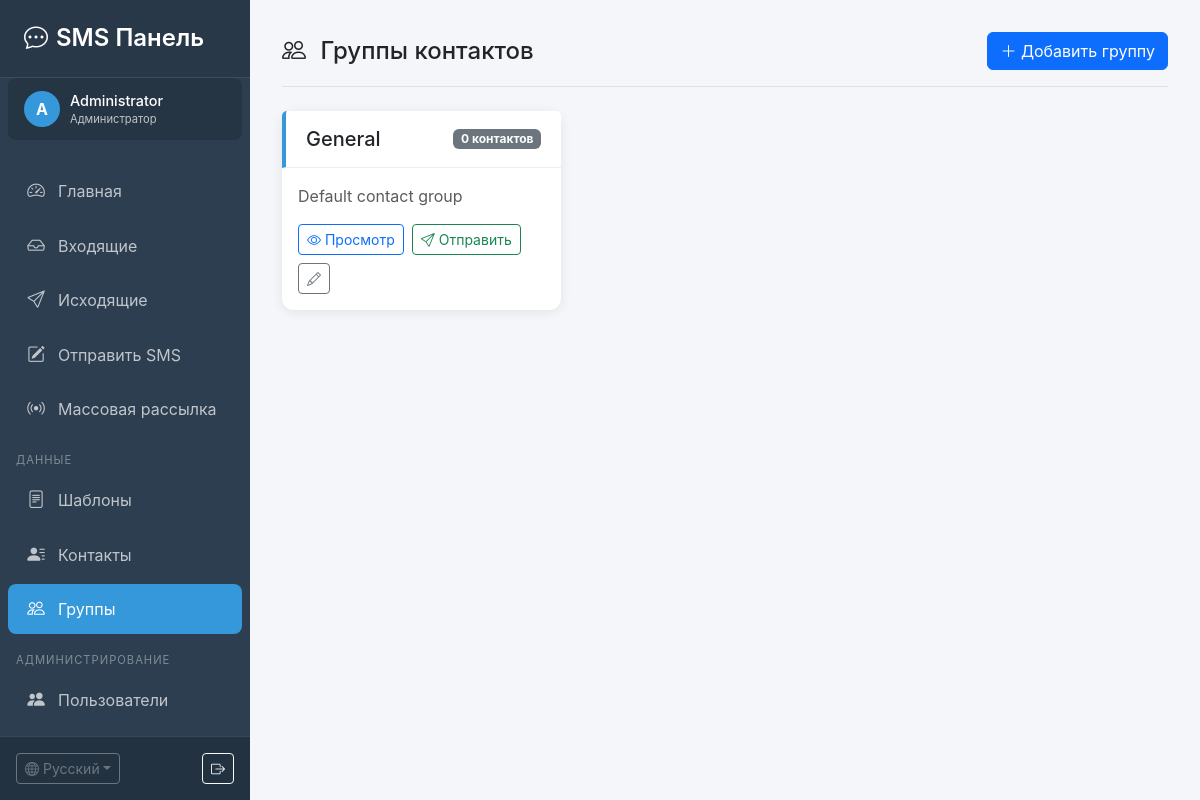
/groups.php (signed in), run on the app's committed database.
### tables this page shows
CREATE TABLE `users` (
    `id` INT AUTO_INCREMENT PRIMARY KEY,
    `username` VARCHAR(50) NOT NULL UNIQUE COMMENT 'Логин',
    `password` VARCHAR(255) NOT NULL COMMENT 'Хеш пароля',
    `name` VARCHAR(100) NOT NULL COMMENT 'Имя пользователя',
    `email` VARCHAR(100) DEFAULT NULL COMMENT 'Email',
    `role` ENUM('admin', 'user') DEFAULT 'user' COMMENT 'Роль',
    `is_active` TINYINT(1) DEFAULT 1 COMMENT 'Активен',
    `last_login` DATETIME DEFAULT NULL COMMENT 'Последний вход',
    `created_at` TIMESTAMP DEFAULT CURRENT_TIMESTAMP,
    `updated_at` TIMESTAMP DEFAULT CURRENT_TIMESTAMP ON UPDATE CURRENT_TIMESTAMP,
    INDEX `idx_username` (`username`),
    INDEX `idx_role` (`role`),
    INDEX `idx_active` (`is_active`)
);

CREATE TABLE `contact_groups` (
    `id` INT AUTO_INCREMENT PRIMARY KEY,
    `user_id` INT DEFAULT NULL COMMENT 'ID владельца',
    `name` VARCHAR(100) NOT NULL COMMENT 'Название группы',
    `description` TEXT DEFAULT NULL COMMENT 'Описание',
    `color` VARCHAR(7) DEFAULT '#3498db' COMMENT 'Цвет HEX',
    `created_at` TIMESTAMP DEFAULT CURRENT_TIMESTAMP,
    INDEX `idx_user` (`user_id`)
);

### includes/auth.php (called while the page is built, shortened)
<?php
require_once __DIR__ . '/database.php';
class Auth {
    private static $instance = null;
    private $db;
    private $user = null;
    private function __construct() {
        $this->db = Database::getInstance();
        $this->loadUser();
    }
    public static function getInstance() {
        if (self::$instance === null) {
            self::$instance = new self();
        }
        return self::$instance;
    }
    private function loadUser() {
        if (isset($_SESSION['user_id'])) {
            $this->user = $this->db->fetchOne(
                "SELECT * FROM users WHERE id = ? AND is_active = 1",
                [$_SESSION['user_id']]
            );
        }
    }
    public function isAdmin() {
        return $this->user && $this->user['role'] === 'admin';
    }
    public function getUser() {
        return $this->user;
    }
    public function getUserId() {
        return $this->user ? $this->user['id'] : null;
    }
}

### includes/database.php (called while the page is built, shortened)
<?php
class Database {
    private static $instance = null;
    private $conn;
    private function __construct() {
        try {
            $this->conn = new PDO(
                "mysql:host=" . DB_HOST . ";dbname=" . DB_NAME . ";charset=utf8mb4",
                DB_USER,
                DB_PASS,
                [
                    PDO::ATTR_ERRMODE => PDO::ERRMODE_EXCEPTION,
                    PDO::ATTR_DEFAULT_FETCH_MODE => PDO::FETCH_ASSOC,
                    PDO::ATTR_EMULATE_PREPARES => false
                ]
            );
        } catch (PDOException $e) {
            try {
                $this->conn = new PDO(
                    "mysql:host=" . DB_HOST . ";charset=utf8mb4",
                    DB_USER,
                    DB_PASS
                );
                $this->conn->exec("CREATE DATABASE IF NOT EXISTS " . DB_NAME . " CHARACTER SET utf8mb4 COLLATE utf8mb4_unicode_ci");
                $this->conn->exec("USE " . DB_NAME);
                $this->conn->setAttribute(PDO::ATTR_ERRMODE, PDO::ERRMODE_EXCEPTION);
                $this->conn->setAttribute(PDO::ATTR_DEFAULT_FETCH_MODE, PDO::FETCH_ASSOC);
            } catch (PDOException $e2) {
                die("Database connection failed: " . $e2->getMessage());
            }
        }
    }
    public static function getInstance() {
        if (self::$instance === null) {
            self::$instance = new self();
        }
        return self::$instance;
    }
    public function query($sql, $params = []) {
        $stmt = $this->conn->prepare($sql);
        $stmt->execute($params);
        return $stmt;
    }
    public function fetchAll($sql, $params = []) {
        return $this->query($sql, $params)->fetchAll();
    }
    public function fetchOne($sql, $params = []) {
        return $this->query($sql, $params)->fetch();
    }
}

### includes/contacts.php (called while the page is built, shortened)
<?php
require_once __DIR__ . '/database.php';
require_once __DIR__ . '/auth.php';
class Contacts {
    private $db;
    private $userId;
    private $isAdmin;
    public function __construct() {
        $this->db = Database::getInstance();
        $auth = Auth::getInstance();
        $this->userId = $auth->getUserId();
        $this->isAdmin = $auth->isAdmin();
    }
    private function getUserFilter($alias = '') {
        $prefix = $alias ? "{$alias}." : '';
        if ($this->isAdmin) {
            return ['where' => '1=1', 'params' => []];
        }
        return [
            'where' => "({$prefix}user_id = ? OR {$prefix}user_id IS NULL)",
            'params' => [$this->userId]
        ];
    }
    public function getGroups() {
        $userFilter = $this->getUserFilter();
        return $this->db->fetchAll(
            "SELECT * FROM contact_groups WHERE {$userFilter['where']} ORDER BY name",
            $userFilter['params']
        );
    }
}

### groups.php (the view, shortened to what this page needs)
<?php
require_once __DIR__ . '/includes/contacts.php';
require_once __DIR__ . '/includes/sms.php';
require_once __DIR__ . '/includes/lang.php';
require_once __DIR__ . '/templates/layout.php';
$contactsObj = new Contacts();
$groups = $contactsObj->getGroups();
$groupCounts = [];
renderHeader(__('groups'), 'groups');
?>
<div class="top-bar">
    <h4 class="mb-0">
        <i class="bi bi-people me-2"></i> <?= __('contact_groups') ?>
    </h4>
    <button class="btn btn-primary" data-bs-toggle="modal" data-bs-target="#addGroupModal">
        <i class="bi bi-plus-lg"></i> <?= __('add_group') ?>
    </button>
</div>
<div class="row">
    <?php foreach ($groups as $group): ?>
    <div class="col-md-6 col-lg-4 mb-4">
        <div class="card h-100">
            <div class="card-header d-flex justify-content-between align-items-center"
                 style="border-left: 4px solid <?= $group['color'] ?>">
                <h5 class="mb-0"><?= htmlspecialchars($group['name']) ?></h5>
                <span class="badge bg-secondary">
                    <?= __('group_contacts_count', ['count' => $groupCounts[$group['id']] ?? 0]) ?>
                </span>
            </div>
            <div class="card-body">
                <p class="text-muted mb-3">
                    <?= htmlspecialchars($group['description'] ?: '-') ?>
                </p>
                <div class="d-flex gap-2 flex-wrap">
                    <a href="contacts.php?group=<?= $group['id'] ?>" class="btn btn-sm btn-outline-primary">
                        <i class="bi bi-eye"></i> <?= __('view') ?>
                    </a>
                    <button class="btn btn-sm btn-outline-success send-group-btn"
                            data-id="<?= $group['id'] ?>"
                            data-name="<?= htmlspecialchars($group['name']) ?>"
                            data-count="<?= $groupCounts[$group['id']] ?? 0 ?>">
                        <i class="bi bi-send"></i> <?= __('send') ?>
                    </button>
                    <button class="btn btn-sm btn-outline-secondary edit-group-btn"
                            data-id="<?= $group['id'] ?>"
                            data-name="<?= htmlspecialchars($group['name']) ?>"
                            data-description="<?= htmlspecialchars($group['description']) ?>"
                            data-color="<?= $group['color'] ?>">
                        <i class="bi bi-pencil"></i>
                    </button>
                </div>
            </div>
        </div>
    </div>
    <?php endforeach; ?>
</div>
<?php renderFooter(); ?>

### templates/layout.php (shortened to what this page needs)
<?php
require_once __DIR__ . '/../includes/database.php';
require_once __DIR__ . '/../includes/auth.php';
require_once __DIR__ . '/../includes/lang.php';
function renderHeader($title, $active = '') {
    $auth = Auth::getInstance();
    $auth->requireLogin();
    $user = $auth->getUser();
    $isAdmin = $auth->isAdmin();
?>
<!DOCTYPE html>
<html lang="<?= $GLOBALS['current_lang'] ?>">
<head>
    <link href="https://cdn.jsdelivr.net/npm/bootstrap@5.3.2/dist/css/bootstrap.min.css" rel="stylesheet">
    <link href="https://cdn.jsdelivr.net/npm/bootstrap-icons@1.11.1/font/bootstrap-icons.css" rel="stylesheet">
</head>
<body>
    <div class="sidebar">
        <div class="sidebar-header">
            <h4><i class="bi bi-chat-dots me-2"></i><?= __('app_name') ?></h4>
        </div>
        <div class="user-info">
            <div class="avatar"><?= strtoupper(substr($user['name'], 0, 1)) ?></div>
            <div>
                <div class="name"><?= htmlspecialchars($user['name']) ?></div>
                <div class="role"><?= $isAdmin ? __('role_admin') : __('role_user') ?></div>
            </div>
        </div>
        <nav class="sidebar-nav">
            <ul class="nav flex-column">
                <li class="nav-item">
                    <a href="index.php" class="nav-link <?= $active === 'dashboard' ? 'active' : '' ?>">
                        <i class="bi bi-speedometer2"></i> <?= __('nav_dashboard') ?>
                    </a>
                </li>
                <li class="nav-item">
                    <a href="inbox.php" class="nav-link <?= $active === 'inbox' ? 'active' : '' ?>">
                        <i class="bi bi-inbox"></i> <?= __('nav_inbox') ?>
                    </a>
                </li>
                <li class="nav-item">
                    <a href="outbox.php" class="nav-link <?= $active === 'outbox' ? 'active' : '' ?>">
                        <i class="bi bi-send"></i> <?= __('nav_outbox') ?>
                    </a>
                </li>
                <li class="nav-item">
                    <a href="send.php" class="nav-link <?= $active === 'send' ? 'active' : '' ?>">
                        <i class="bi bi-pencil-square"></i> <?= __('nav_send') ?>
                    </a>
                </li>
                <li class="nav-item">
                    <a href="bulk.php" class="nav-link <?= $active === 'bulk' ? 'active' : '' ?>">
                        <i class="bi bi-broadcast"></i> <?= __('bulk_sms') ?>
                    </a>
                </li>
                <li class="nav-section"><?= __('nav_data') ?></li>
                <li class="nav-item">
                    <a href="templates.php" class="nav-link <?= $active === 'templates' ? 'active' : '' ?>">
                        <i class="bi bi-file-text"></i> <?= __('nav_templates') ?>
                    </a>
                </li>
                <li class="nav-item">
                    <a href="contacts.php" class="nav-link <?= $active === 'contacts' ? 'active' : '' ?>">
                        <i class="bi bi-person-lines-fill"></i> <?= __('nav_contacts') ?>
                    </a>
                </li>
                <li class="nav-item">
                    <a href="groups.php" class="nav-link <?= $active === 'groups' ? 'active' : '' ?>">
                        <i class="bi bi-people"></i> <?= __('nav_groups') ?>
                    </a>
                </li>
                <?php if ($isAdmin): ?>
                <li class="nav-section"><?= __('nav_admin') ?></li>
                <li class="nav-item">
                    <a href="users.php" class="nav-link <?= $active === 'users' ? 'active' : '' ?>">
                        <i class="bi bi-people-fill"></i> <?= __('users') ?>
                    </a>
                </li>
                <li class="nav-item">
                    <a href="gateways.php" class="nav-link <?= $active === 'gateways' ? 'active' : '' ?>">
                    </a>
                </li>
                <?php endif; ?>
            </ul>
        </nav>
        <div class="sidebar-footer">
            <div class="d-flex justify-content-between align-items-center">
                <?= getLanguageSwitcher() ?>
                <a href="logout.php" class="btn btn-sm btn-outline-light" title="<?= __('logout') ?>">
                    <i class="bi bi-box-arrow-right"></i>
                </a>
            </div>
        </div>
    </div>
    <div class="main-content">
<?php
}
function renderFooter() {
?>
    </div>
</body>
</html>
<?php
}

### templates/layout.php (style rules this page uses)
:root { --sidebar-width: 250px; --primary-color: #2c3e50; --accent-color: #3498db; }
body { font-family: -apple-system, BlinkMacSystemFont, 'Segoe UI', Roboto, 'Helvetica Neue', Arial, sans-serif; background: #f5f6fa; }
.sidebar { position: fixed; top: 0; left: 0; width: var(--sidebar-width); height: 100vh; background: var(--primary-color); color: #fff; z-index: 1000; display: flex; flex-direction: column; }
.sidebar-header { padding: 1.5rem; background: rgba(0,0,0,0.1); border-bottom: 1px solid rgba(255,255,255,0.1); flex-shrink: 0; }
.sidebar-header h4 { margin: 0; font-weight: 600; }
.sidebar-nav { padding: 1rem 0; flex: 1; overflow-y: auto; }
.nav-section { padding: 0.5rem 1rem 0.25rem; font-size: 0.7rem; text-transform: uppercase; letter-spacing: 1px; color: rgba(255,255,255,0.4); margin-top: 0.5rem; }
.nav-item { margin: 2px 8px; }
.nav-link { color: rgba(255,255,255,0.7); padding: 0.75rem 1rem; border-radius: 8px; display: flex; align-items: center; transition: all 0.2s; }
.nav-link.active { color: #fff; background: var(--accent-color); }
.nav-link i { margin-right: 10px; font-size: 1.1rem; width: 24px; text-align: center; }
.main-content { margin-left: var(--sidebar-width); padding: 2rem; min-height: 100vh; }
.top-bar { display: flex; justify-content: space-between; align-items: center; margin-bottom: 1.5rem; padding-bottom: 1rem; border-bottom: 1px solid #e0e0e0; }
.card { border: none; box-shadow: 0 2px 12px rgba(0,0,0,0.08); border-radius: 12px; }
.card-header { background: #fff; border-bottom: 1px solid #eee; font-weight: 600; padding: 1rem 1.25rem; }
.sidebar-footer { padding: 1rem; background: rgba(0,0,0,0.2); border-top: 1px solid rgba(255,255,255,0.1); flex-shrink: 0; }
.user-info { display: flex; align-items: center; padding: 0.75rem 1rem; background: rgba(0,0,0,0.15); border-radius: 8px; margin: 0 8px 8px; }
.user-info .avatar { width: 36px; height: 36px; background: var(--accent-color); border-radius: 50%; display: flex; align-items: center; justify-content: center; margin-right: 10px; font-weight: bold; }
.user-info .name { flex: 1; font-weight: 500; font-size: 0.9rem; }
.user-info .role { font-size: 0.7rem; opacity: 0.7; }

### data on the page
users: name "A", name "Administrator"
contact_groups: name "General", id "0 контактов", description "Default contact group"

### other printed values
__('app_name') "SMS Панель"
__('role_admin') "Администратор"
__('nav_dashboard') "Главная"
__('nav_inbox') "Входящие"
__('nav_outbox') "Исходящие"
__('nav_send') "Отправить SMS"
__('bulk_sms') "Массовая рассылка"
__('nav_data') "ДАННЫЕ"
__('nav_templates') "Шаблоны"
__('nav_contacts') "Контакты"
__('nav_groups') "Группы"
__('nav_admin') "АДМИНИСТРИРОВАНИЕ"
__('users') "Пользователи"
$GLOBALS['available_languages'][$current] "Русский"
__('contact_groups') "Группы контактов"
